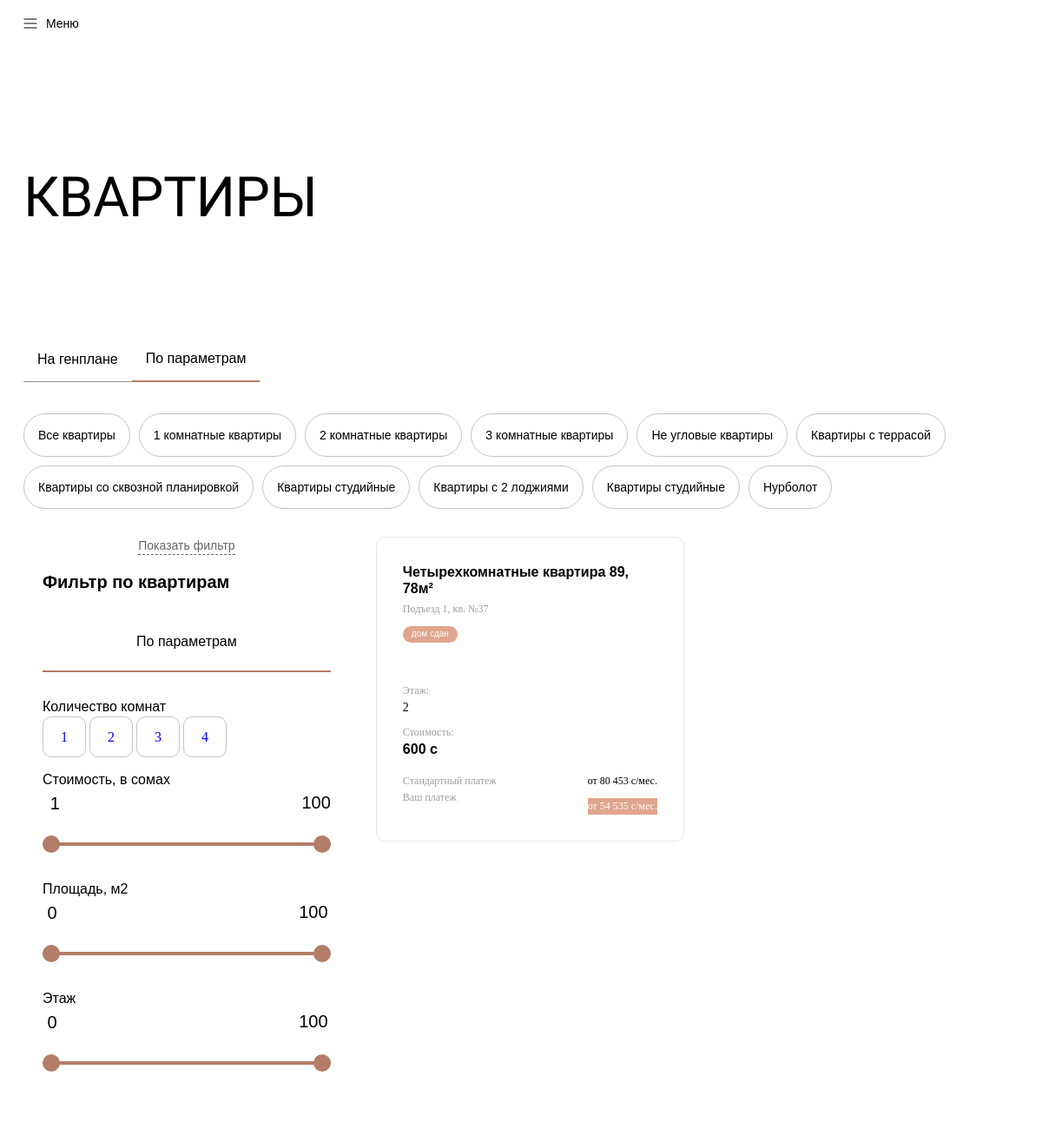
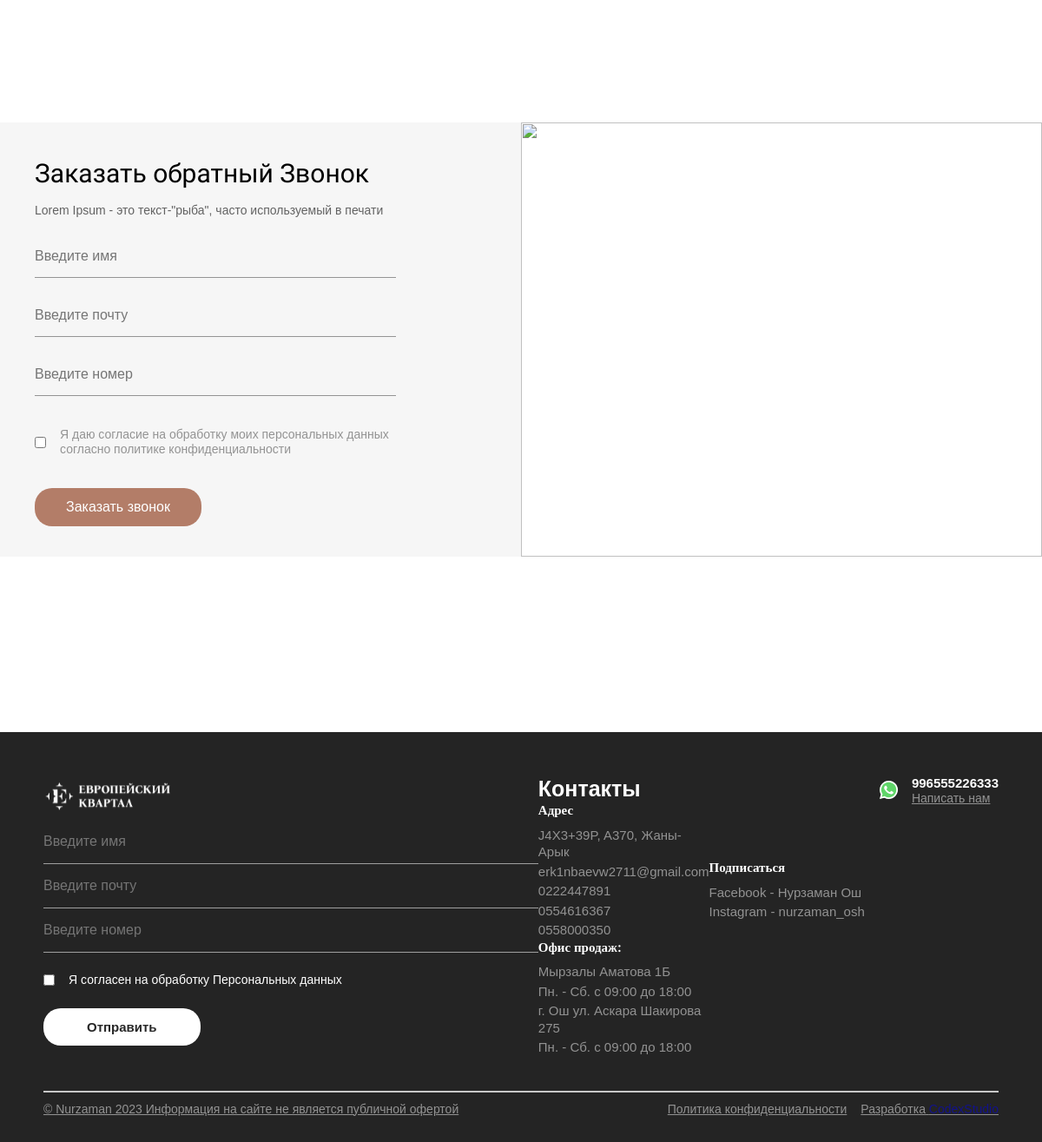
The app's page /catalog/?category=5 with its own data (2 pictures, top to bottom).
### apps/apartment/models.py (models this page shows, shortened)
class Category(models.Model):
    title = models.CharField(
        max_length = 255,
        verbose_name = "Название категории",
        blank= True, null = True
    )
    class Meta:
        verbose_name = "Категория квартир"
        verbose_name_plural = "Категория квартир"

class Rooms(models.Model):
    title = models.CharField(
        max_length = 255,
        verbose_name = "Сколько Комнат"
    )
    def __str__(self):
        return self.title
    class Meta:
        verbose_name = "Добавить Комнаты"
        verbose_name_plural = "Добавить Комнаты"

class Apartment(models.Model):
    category = models.ForeignKey(
        Category,
        related_name = "category_room",
        on_delete = models.CASCADE,
        blank= True, null = True
    )
    room = models.ForeignKey(
        Rooms,
        on_delete = models.CASCADE
    )
    razmer = models.CharField(
        max_length = 255,
        verbose_name = "Размер"
    )
    info = models.CharField(
        max_length = 255,
        verbose_name ="Дополнительная информация",
        blank = True,null=True
    )
    layote = ResizedImageField(
        force_format="WEBP",
        quality=100,
        upload_to='layote/',
        verbose_name="Фотография планировки",
        blank = True, null = True
    )
    plan = ResizedImageField(
        force_format="WEBP",
        quality=100,
        upload_to='plan/',
        verbose_name="Фотография на плане этажа",
        blank = True, null = True
    )
    object = ResizedImageField(
        force_format="WEBP",
        quality=100,
        upload_to='object/',
        verbose_name="Фотография на объекте",
        blank = True, null = True
    )
    price = models.CharField(
        max_length = 255,
        verbose_name = "Цена"
    )
    floor = models.ForeignKey(
        Floor,
        related_name = "floor_form",
        on_delete = models.CASCADE,
        verbose_name = "Сколько этаж",
        blank=True,null = True
    )
    exploitation = models.CharField(
        max_length = 255,
        verbose_name = "Ввод в эксплуатацию"
    )
    layout_text = models.CharField(
        max_length = 255,
        verbose_name = "Тип планировок "
    )
    status = models.ForeignKey(
        Status,
        related_name = "choise_room",
        on_delete = models.CASCADE,
        blank = True, null = True
    )
    class Meta:
        verbose_name = "Добавить Квартиру"
        verbose_name_plural = "Добавить Квартиру"

class Status(models.Model):
    title = models.CharField(
        max_length = 255,
        verbose_name = "Статус квартиры"
    )
    def __str__(self):
        return self.title
    class Meta:
        verbose_name = "Добавить Статус"
        verbose_name_plural = "Добавить Статус"

class Floor(models.Model):
    title = models.CharField(
        max_length = 2,
        verbose_name = "Номер этажа"
    )
    def __str__(self):
        return self.title
    class Meta:
        verbose_name = "Добавить Этажи"
        verbose_name_plural = "Добавить Этажи"

### apps/contacts/models.py (models this page shows, shortened)
class ContactInfo(models.Model):
    title = RichTextField(
        verbose_name="Информационный текст",
        blank=True,null=True
    )
    image = ResizedImageField(
        force_format="WEBP",
        quality=100,
        upload_to='gallery/',
        verbose_name="Фотография",
        blank = True, null = True
    )
    class Meta:
        verbose_name = "Заказать обратный Звонок"
        verbose_name_plural = "Заказать обратный Звонок"

### apps/base/models.py (models this page shows, shortened)
class Settings(models.Model):
    title = models.CharField(
        max_length=255,
        verbose_name="Название сайта"
    )
    descriptions = models.TextField(
        verbose_name="Информационный текст",
        blank=True,null=True
    )
    logo = ResizedImageField(
        force_format="WEBP",
        quality=100,
        upload_to='logo/',
        verbose_name="Логотип Компании",
        blank = True, null = True
    )
    logo_complex = ResizedImageField(
        force_format="WEBP",
        quality=100,
        upload_to='logo/',
        verbose_name="Логотип Комплекса",
        blank = True, null = True
    )
    email = models.EmailField(
        max_length=255,
        verbose_name='Почта'
        )
    location = models.CharField(
        max_length=255,
        verbose_name='Адрес'
    )
    whatsapp = models.URLField(
        verbose_name='Whatspp URL',
        blank=True, null=True
    )
    whatsapp_number = models.CharField(
        max_length = 255,
        verbose_name = "Whatsapp номер"
    )
    instagram = models.URLField(
        verbose_name='Instagram URL',
        blank=True, null=True
    )
    youtube = models.URLField(
        verbose_name='Youtube URL',
        blank=True, null=True
    )
    facebook = models.URLField(
        verbose_name='Facebook URL',
        blank=True, null=True
    )
    class Meta:
            verbose_name = "Основная настройка"
            verbose_name_plural = "Основные настройки"

class SettingsPhone(models.Model):
    settings = models.ForeignKey(Settings, related_name='phone_title', on_delete=models.CASCADE)
    phone = models.CharField(
          max_length = 255,
          verbose_name = "Телефонный номер"
     )
    class Meta:
        unique_together = ('settings', 'phone')
        verbose_name = "Дополнительный телефонный номер"
        verbose_name_plural = "Дополнительный телефонный номер"

class SettingsOffice(models.Model):
    settings = models.ForeignKey(Settings, related_name='office_title', on_delete=models.CASCADE)
    location = models.CharField(
        max_length=255,
        verbose_name='Адрес'
    )
    phone = models.CharField(
          max_length = 255,
          verbose_name = "График работы"
     )
    class Meta:
        unique_together = ('settings', 'phone', 'location')
        verbose_name = "Офис продаж"
        verbose_name_plural = "Офис продаж"

class SettingsSoc(models.Model):
    settings = models.ForeignKey(Settings, related_name='settings_soc', on_delete=models.CASCADE)
    title = models.CharField(
          max_length = 255,
          verbose_name = "Название соц.сети"
     )
    username = models.CharField(
        max_length = 255,
        verbose_name = "username аккаунта"
    )
    url = models.URLField(
        verbose_name = "Ссылка"
    )
    class Meta:
        unique_together = ('settings', 'title')
        verbose_name = "Соц сети"
        verbose_name_plural = "Соц сети"

### apps/apartment/views.py (the view, shortened to what this page needs)
# urls.py: path('catalog/', views.catalog, name="catalog"),
def catalog(request):
    settings = Settings.objects.latest("id")
    categories = models.Category.objects.all()
    category_id = request.GET.get('category')
    apartments = models.Apartment.objects.all()
    if category_id:
        apartments = apartments.filter(category__id=category_id)
    rooms = models.Rooms.objects.all()
    rooms_id = request.GET.get("room")
    items_per_page = 4
    paginator = Paginator(apartments, items_per_page)
    page = request.GET.get('page')
    try:
        apartments = paginator.page(page)
    except PageNotAnInteger:
        apartments = paginator.page(1)
    except EmptyPage:
        apartments = paginator.page(paginator.num_pages)
        apartments = paginator.page(paginator.num_pages)
    contactinfo = ContactInfo.objects.latest('id')
    return render(request, 'catalog.html', locals())

### templates/catalog.html (shortened to what this page needs)
{% load static %}
<!DOCTYPE html>
<html lang="en">
  <head>
    <link rel="stylesheet" href="{% static 'assets/styles/style.css' %}" />
    <link rel="stylesheet" href="{% static 'assets/styles/swiperStyle.css' %}" />
  </head>
  <body>
    <header class="header" style="height: fit-content">
      <nav class="nav" style="background-color: white">
        <div class="burger" id="menuButton">
          <svg xmlns="http://www.w3.org/2000/svg" width="16" height="12" viewBox="0 0 16 12" fill="none">
            <path d="M1 1H15" stroke="black" stroke-linecap="round" />
            <path d="M1 6H15" stroke="black" stroke-linecap="round" />
            <path d="M1 11H15" stroke="black" stroke-linecap="round" />
          </svg>
          <p style="color: black">Меню</p>
        </div>
      </nav>
      <br />
    </header>
    <br />
    <br /><br />
    <main class="main" style="padding: 0 27px">
      <br />
      <h1>КВАРТИРЫ</h1>
      <br /><br /><br /><br />
      <div class="sliderLink" style="margin-top: 30px;">
        <a href="{% url 'genplaning' %}">
          <div class="navSlideLink" style="padding: 1rem">На генплане</div>
        </a>
        <div class="navSlideLink activee" style="padding: 1rem">По параметрам</div>
      </div>
      <br /><br />
      <div class="filterList">
        <a href="{% url 'catalog' %}" class="filterItem">Все квартиры</a>
        {% for category in categories %}
        <a href="{% url 'catalog' %}?category={{ category.id }}" class="filterItem">{{ category.title }}</a>
        {% endfor %}
      </div>
    </main>
    <div class="filterZone" style="padding: 0 27px">
      <div class="scrollBar" >
        <div id="openFilter" class="moreFlatCard">
          <p>Показать фильтр</p>
        </div>
        <div class="leftFilteredZone">
          <h1>Фильтр по квартирам</h1>
          <div class="sliderLink">
            <div class="navSlideLink activee" style="width: 100%">По параметрам</div>
          </div>
          <div>
            <h2>Количество комнат</h2>
            {% for room in rooms %}
              <a href="{% url 'catalog' %}?room={{ room.id }}" class="roomButton">{{ room.id }}</a>
            {% endfor %}
          </div>
          <div>
            <h2>Стоимость, в сомах</h2>
            <br /><br />
            <div>
              <div class="range-slider">
                <input type="range" id="min_price" name="min_price"  min="1" max="100" step="1" value="0000" class="range-slider__input" />
                <input type="range"  id="max_price" name="max_price"min="1" max="100" step="1" value="100000" class="range-slider__input" />
              </div>
            </div>
          </div>
          <div>
            <h2>Площадь, м2</h2>
            <br /><br />
            <div>
              <div class="range-slider">
                <input type="range" min="0" max="100" step="1" value="0" class="range-slider__input" />
                <input type="range" min="0" max="100" step="1" value="100" class="range-slider__input" />
              </div>
            </div>
          </div>
          <div>
            <h2>Этаж</h2>
            <br /><br />
            <div>
              <div class="range-slider">
                <input type="range" min="0" max="100" step="1" value="0" class="range-slider__input" />
                <input type="range" min="0" max="100" step="1" value="100" class="range-slider__input" />
              </div>
            </div>
          </div>
        </div>
      </div>
      <div class="flatList">
        {% for apartment in apartments %}
        <a href="{% url 'planing' apartment.id %}">
          <div class="flatListCard">
            <div class="cardHead">
              <h1>{{apartment.room}} квартира {{apartment.razmer}}</h1>
              <p>{{apartment.info}}</p>
            </div>
            {% if apartment.status%}
            <button class="flatMetka">{{apartment.status}}</button>
            {% endif %}
            <br />
            <div class="cardFlatImage">
            </div>
            <br />
            <div class="cardFlatInf">
              <p>Этаж:</p>
              <h2>{{apartment.floor}} </h2>
            </div>
            <div class="cardFlatInf">
              <p>Стоимость:</p>
              <h1>{{apartment.price}} с</h1>
            </div>
            <br />
            <div class="cardFootFlat">
              <div>
                <h1>Стандартный платеж <img width="14px" src="{% static 'assets/svg/div.tooltip-circle.svg' %}" alt="" /></h1>
                <h1>Ваш платеж <img width="14px" src="{% static 'assets/svg/div.tooltip-circle — копия.svg' %}" alt="" /></h1>
              </div>
              <div>
                <h2>от 80 453 с/мес.</h2>
                <h3>от 54 535 с/мес.</h3>
              </div>
            </div>
          </div>
        </a>
        {% endfor %}
      </div>
    </div>
    <br /><br />
    <div class="h100"></div>
    {% include 'include/contact_form.html'%}
    <br /><br /><br /><br />
    <div class="h100"></div>
    {% include "include/footer.html" %}
  </body>
</html>

### templates/include/contact_form.html (shortened to what this page needs)
<section id="section6" class="form">
    <form method = "POST" class="formSection">
      {{contactinfo.title|safe}}
      <input placeholder="Введите имя" name = "name" class="Forminput" type="text" />
      <input placeholder="Введите почту" name = "email"  class="Forminput" type="email" />
      <input placeholder="Введите номер" name = "number"  class="Forminput" type="text" />
      <div class="checkbox">
        <input type="checkbox" name="consent"  id="agreementFeedback" />
        <label for="agreementFeedback">
          Я даю согласие на обработку моих персональных данных<br />
          согласно политике конфиденциальности
        </label>
      </div>
      <button name = "call1" class="formButton">Заказать звонок</button>
    </form>
    <div class="formImager">
      <img src="{{contactinfo.image.url}}" alt="" />
    </div>
  </section>

### templates/include/footer.html (shortened to what this page needs)
{% load static %}
<footer class="footer">
    <form method = "POST">
      <div class="leftFooter">
        <img src="{% static 'assets/svg/Mask group.svg' %}" alt="" />
      </div>
            <input placeholder="Введите имя" name = "name2" class="Forminputt" type="text" />
            <input placeholder="Введите почту"  name = "email2" class="Forminputt" type="email" />
            <input placeholder="Введите номер"  name = "number2" class="Forminputt" type="text" />
            <div class="checkboxx">
                <input type="checkbox" name="consent2"   />
                <p>Я согласен на обработку Персональных данных</p>
            </div>
            <button name = "call2" class="footerButton">Отправить</button>
    </form>
    <div class="footerCenter">
      <h1>Контакты</h1>
      <div>
        <h1>Адрес</h1>
        <p>{{settings.location}}</p>
        <p>{{settings.email}}</p>
        {% for settings in settings.phone_title.all%}
        <p>{{settings.phone}}</p>
        {% endfor %}
      </div>
      <div>
        <h1>Офис продаж:</h1>
        {% for settings in settings.office_title.all%}
        <p>{{settings.location}}</p>
        <p>{{settings.phone}}</p>
        {% endfor %}
      </div>
    </div>
    <div class="footerCenter">
      <div>
        <h1>Подписаться</h1>
        {% for settings in settings.settings_soc.all %}
        <a href="{{settings.url}}">
          <p>{{settings.title}} - {{settings.username}}</p>
        </a>
        {% endfor %}
      </div>
    </div>
    <div class="footerRight">
      <a href="{{settings.whatsapp}}">
        <div class="writeUs">
          <p>
            {{settings.whatsapp_number}}
            <br />
            <u> Написать нам</u>
          </p>
        </div>
      </a>
      <div class="sosial">
        {% if settings.whatsapp%}
        <a href="{{settings.whatsapp}}">
        </a>
        {% endif %}
      </div>
    </div>
  </footer>
  <footer class="footer" style="flex-direction: column">
    <div class="line mobileNoneDiv"></div>
    <div class="underFoot">
      <div class="writeUs">
        <p><u>© Nurzaman 2023 Информация на сайте не является публичной офертой</u></p>
      </div>
      <div class="writeUs">
        <p><u>Политика конфиденциальности</u></p>
        <p><u>Разработка <a href = "https://codexstudio.site/">CodexStudio</a></u></p>
      </div>
    </div>
  </footer>

### records on screen
Category: title "1 комнатные квартиры"
Category: title "2 комнатные квартиры"
Category: title "3 комнатные квартиры"
Category: title "Не угловые квартиры"
Category: title "Квартиры с террасой"
Category: title "Квартиры со сквозной планировкой"
Category: title "Квартиры студийные"
Category: title "Квартиры с 2 лоджиями"
Category: title "Квартиры студийные"
Category: title "Нурболот"
Rooms: id "1"
Rooms: id "2"
Rooms: id "3"
Rooms: id "4"
Apartment: room "Четырехкомнатные", razmer "89, 78м²", info "Подъезд 1, кв. №37", status "дом сдан", floor "2", price "600"
ContactInfo: title "Заказать обратный Звонок Lorem Ipsum - это текст-\"рыба\", часто используемый в печати"
Settings: location "J4X3+39P, A370, Жаны-Арык", email "erk1nbaevw2711@gmail.com", whatsapp_number "996555226333"
SettingsPhone: phone "0222447891"
SettingsPhone: phone "0554616367"
SettingsPhone: phone "0558000350"
SettingsOffice: location "Мырзалы Аматова 1Б", phone "Пн. - Сб. c 09:00 до 18:00"
SettingsOffice: location "г. Ош ул. Аскара Шакирова 275", phone "Пн. - Сб. c 09:00 до 18:00"
SettingsSoc: title "Facebook", username "Нурзаман Ош"
SettingsSoc: title "Instagram", username "nurzaman_osh"
